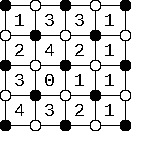

This figure's Python source:
from PIL import Image, ImageDraw, ImageFont
from  puzzles import grid_3_3

grid = [
	[1, 2, 3, 4],
	[3, 4, 0, 3],
	[3, 2, 1, 2],
	[1, 1, 1, 1]
]

x_len = len(grid)
y_len = len(grid[0])

print(x_len, y_len)

img = Image.new('1', (40*x_len, 40*y_len), 1)
draw = ImageDraw.Draw(img)
font = font = ImageFont.truetype('/usr/share/fonts/liberation/LiberationMono-Regular.ttf', 18)

for i in range(x_len):
	for j in range(y_len):
		beg = (30 * i + 5, 30 * j + 5)
		end = (30 * i + 35, 30 * j + 35)
		text_pnt = (30 * i + 14, 30 * j + 11)
		draw.rectangle((beg, end))
		draw.text(text_pnt, str(grid[i][j]), fill='black', font=font)

for i in range(x_len + 1):
	for j in range(y_len + 1):
		if (i + j) % 2 == 1:
			draw.ellipse((i * 30, j * 30, i * 30 + 11, j * 30 + 11), fill='white', outline='black')
		else:
			draw.ellipse((i * 30, j * 30, i * 30 + 11, j * 30 + 11), fill='black', outline='black')

img.save('test_image_grid.png')

